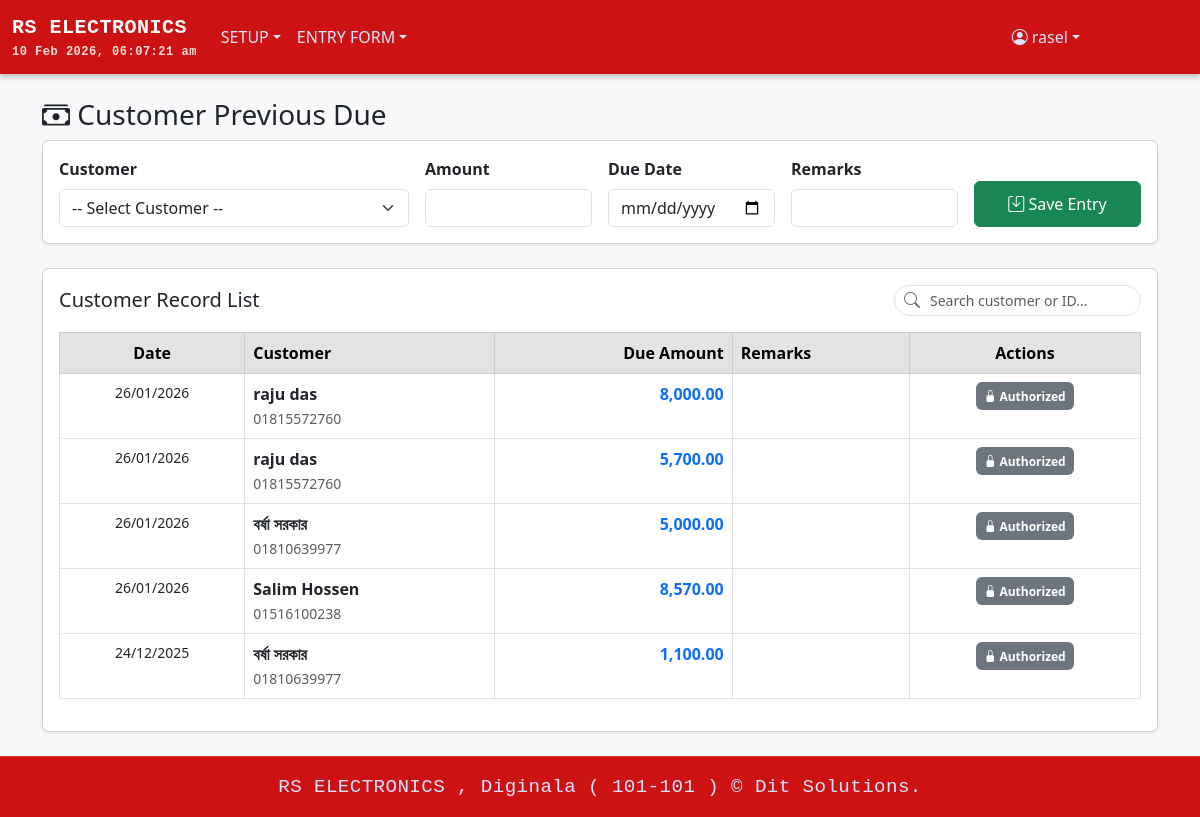
The page /previous_due.php (signed in) on the database as committed earlier.
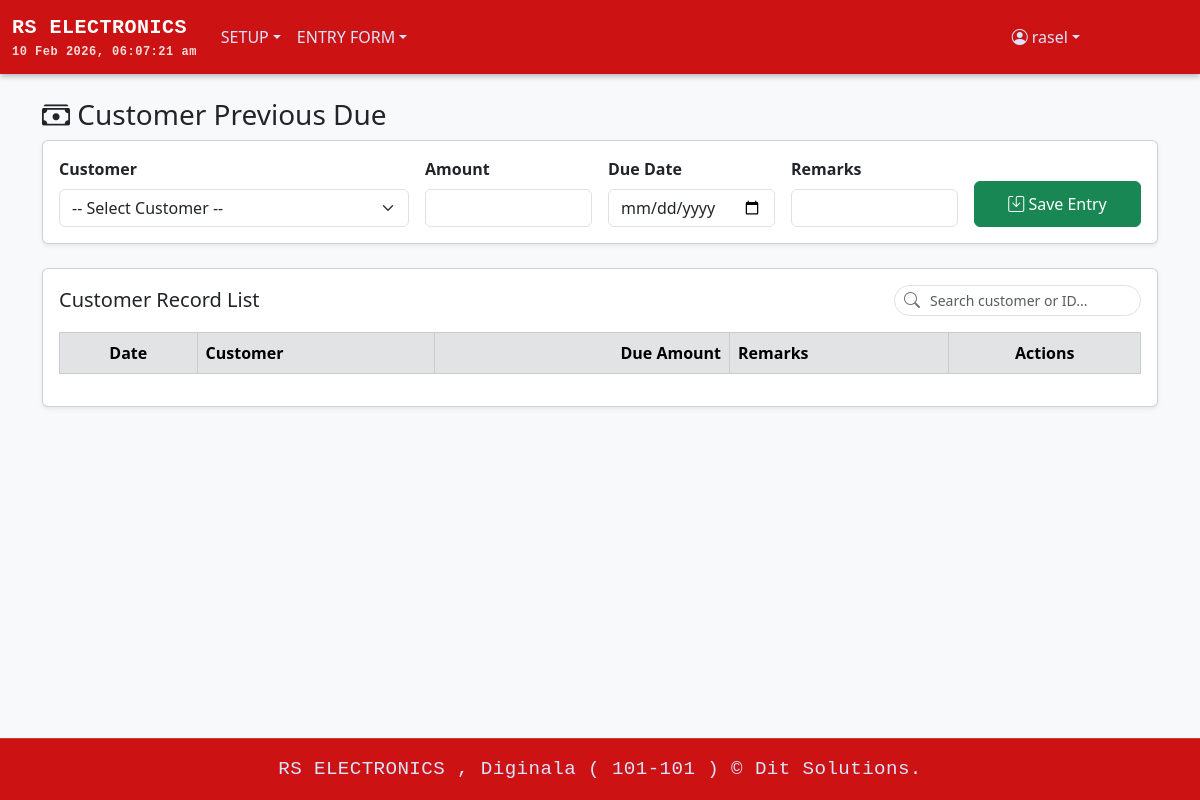
The same page on the database as committed later.
### tables this page shows
CREATE TABLE `menu_info` (
  `MENU_ID` int(11) NOT NULL,
  `MENU_NAME` varchar(100) NOT NULL,
  `MENU_LINK` varchar(255) DEFAULT NULL,
  `PARENT_ID` int(11) DEFAULT NULL
);

CREATE TABLE `customer_previous_due` (
  `prev_due_id` varchar(50) NOT NULL,
  `customer_id` varchar(100) NOT NULL,
  `previous_due_amount` decimal(18,2) NOT NULL,
  `due_date` date DEFAULT NULL,
  `remarks` varchar(255) DEFAULT NULL,
  `entry_user` varchar(200) DEFAULT NULL,
  `entry_date` date DEFAULT NULL,
  `edit_user` varchar(200) DEFAULT NULL,
  `edit_date` datetime DEFAULT NULL,
  `delete_user` varchar(200) DEFAULT NULL,
  `delete_date` datetime DEFAULT NULL,
  `authorized_status` char(1) DEFAULT 'N',
  `authorized_user` varchar(100) DEFAULT NULL,
  `authorized_date` datetime DEFAULT NULL,
  `org_code` varchar(20) NOT NULL,
  `br_code` varchar(20) NOT NULL
);

CREATE TABLE `customer_info` (
  `customer_id` varchar(100) NOT NULL,
  `customer_name` varchar(200) DEFAULT NULL,
  `address` varchar(500) DEFAULT NULL,
  `customer_phone` varchar(15) DEFAULT NULL,
  `email` varchar(200) DEFAULT NULL,
  `reg_date` date DEFAULT NULL,
  `next_payment_date` date DEFAULT NULL,
  `gurantor_name` varchar(200) DEFAULT NULL,
  `gurantor_phone` varchar(15) DEFAULT NULL,
  `nid` varchar(50) DEFAULT NULL,
  `entry_date` datetime DEFAULT NULL,
  `entry_user` varchar(200) DEFAULT NULL,
  `edit_date` datetime DEFAULT NULL,
  `edit_user` varchar(200) DEFAULT NULL,
  `delete_user` varchar(200) DEFAULT NULL,
  `delete_date` datetime DEFAULT NULL,
  `delete_status` varchar(10) DEFAULT NULL,
  `org_code` varchar(20) NOT NULL,
  `br_code` varchar(20) NOT NULL
);

### previous_due.php (the view, shortened to what the changed rows need)
<?php
require 'db.php';
$user       = $_SESSION['user'] ?? null;
$brCode     = $user['br_code'] ?? '';
$orgCode    = $user['org_code'] ?? '';
$canEdit    = $user['can_edit'] ?? 0;
$canDelete  = $user['can_delete'] ?? 0;
$canApprove = $user['can_approve'] ?? 0;
$prevDueList = $pdo->query("SELECT p.*, c.customer_name, c.customer_phone FROM customer_previous_due p JOIN customer_info c ON p.customer_id=c.customer_id WHERE p.br_code='$brCode' AND p.org_code='$orgCode' ORDER BY p.entry_date DESC")->fetchAll();
?>
<!DOCTYPE html>
<html lang="en">
<head>
    <link href="https://cdn.jsdelivr.net/npm/bootstrap@5.3.0/dist/css/bootstrap.min.css" rel="stylesheet">
    <link rel="stylesheet" href="https://cdn.jsdelivr.net/npm/bootstrap-icons@1.11.3/font/bootstrap-icons.min.css">
</head>
<body class="bg-light">
<?php include 'header.php'; ?>
<div class="container py-4">
    <div class="card shadow-sm">
        <div class="card-body">
            <div class="table-responsive">
                <table class="table table-bordered table-hover border-3">
                    <thead class="table-secondary">
                        <tr>
                            <th class="text-center">Date</th>
                            <th>Customer</th>
                            <th class="text-end">Due Amount</th>
                            <th>Remarks</th>
                            <th class="text-center">Actions</th>
                        </tr>
                    </thead>
                    <tbody id="tableBody">
                        <?php foreach($prevDueList as $d):
                            $isAuth = ($d['authorized_status'] == 'Y');
                        ?>
                        <tr class="<?= $isAuth ? 'bg-light' : '' ?>">
                            <td class="text-center small"><?= date('d/m/Y', strtotime($d['entry_date'])) ?></td>
                            <td>
                                <strong><?= htmlspecialchars($d['customer_name']) ?></strong><br>
                                <small class="text-muted"><?= $d['customer_phone'] ?></small>
                            </td>
                            <td class="text-end fw-bold text-primary"><?= number_format($d['previous_due_amount'], 2) ?></td>
                            <td><small><?= htmlspecialchars($d['remarks']) ?></small></td>
                            <td>
                                <div class="d-flex gap-1 justify-content-center">
                                    <?php if(!$isAuth): ?>
                                        <?php if($canEdit): ?>
                                            <button class="btn btn-primary btn-action" onclick="editRow('<?= $d['prev_due_id'] ?>', '<?= $d['customer_id'] ?>', '<?= $d['previous_due_amount'] ?>', '<?= $d['due_date'] ?>', '<?= addslashes($d['remarks']) ?>')">
                                                <i class="bi bi-pencil"></i> Edit
                                            </button>
                                        <?php endif; ?>
                                        <?php if($canApprove): ?>
                                            <button class="btn btn-success btn-action" onclick="runAction('approve_id', '<?= $d['prev_due_id'] ?>', 'Approve this record?')">
                                                <i class="bi bi-check-lg"></i> Approve
                                            </button>
                                        <?php endif; ?>
                                        <?php if($canDelete): ?>
                                            <button class="btn btn-danger btn-action" onclick="runAction('delete_id', '<?= $d['prev_due_id'] ?>', 'Delete this record?')">
                                                <i class="bi bi-trash"></i> Delete
                                            </button>
                                        <?php endif; ?>
                                    <?php else: ?>
                                        <span class="badge bg-secondary py-2"><i class="bi bi-lock-fill"></i> Authorized</span>
                                    <?php endif; ?>
                                </div>
                            </td>
                        </tr>
                        <?php endforeach; ?>
                    </tbody>
                </table>
            </div>
        </div>
    </div>
</div>
<?php include 'footer.php'; ?>
</body>
</html>

### header.php (shortened to what the changed rows need)
<?php
$loginUserTypeId = $_SESSION['user']['user_type_id'] ?? '';
$sqlMenus = "SELECT m.MENU_ID, m.MENU_NAME, m.MENU_LINK, m.PARENT_ID
             FROM menu_info m
             INNER JOIN user_menu_view_permission ump
                 ON m.MENU_ID = ump.MENU_ID
             WHERE ump.USER_TYPE_ID = :user_type_id
               AND ump.CAN_VIEW = true
             ORDER BY m.MENU_ID";
$stmtMenus = $pdo->prepare($sqlMenus);
$stmtMenus->execute(['user_type_id' => $loginUserTypeId]);
$menus = $stmtMenus->fetchAll(PDO::FETCH_ASSOC);
$menuTree = [];
foreach ($menus as $menu) {
    $parentId = $menu['PARENT_ID'] ?: 0;
    $menuTree[$parentId][] = $menu;
}
?>
<!DOCTYPE html>
<html lang="en">
<head>
    <link href="https://cdn.jsdelivr.net/npm/bootstrap@5.3.0/dist/css/bootstrap.min.css" rel="stylesheet">
    <link href="https://cdn.jsdelivr.net/npm/bootstrap-icons@1.10.5/font/bootstrap-icons.css" rel="stylesheet">
</head>
<body>
<nav class="navbar navbar-expand-lg navbar-dark">
    <div class="container-fluid">
        <div class="collapse navbar-collapse" id="navbarContent">
            <ul class="navbar-nav me-auto mb-2 mb-lg-0">
                <?php
                if (isset($menuTree[0])) {
                    foreach ($menuTree[0] as $menu) {
                        $menuId = $menu['MENU_ID'];
                        if (isset($menuTree[$menuId])) {
                            echo '<li class="nav-item dropdown">';
                            echo '<a class="nav-link dropdown-toggle" href="#" role="button" data-bs-toggle="dropdown">'
                                . htmlspecialchars($menu['MENU_NAME']) . '</a>';
                            echo '<ul class="dropdown-menu">';
                            echo '</ul></li>';
                        } else {
                            echo '<li class="nav-item">';
                            echo '<a class="nav-link" href="' . htmlspecialchars($menu['MENU_LINK']) . '">'
                                . htmlspecialchars($menu['MENU_NAME']) . '</a></li>';
                        }
                    }
                }
                ?>
            </ul>
        </div>
    </div>
</nav>
</body>
</html>

Rows that differ between the two databases and show on the page:
removed customer_previous_due: entry_date "26/01/2026", customer.customer_name "raju das", customer.customer_phone "01815572760", previous_due_amount "8,000.00", authorized_status "Y" (drawn)
removed customer_previous_due: entry_date "26/01/2026", customer.customer_name "raju das", customer.customer_phone "01815572760", previous_due_amount "5,700.00", authorized_status "Y" (drawn)
removed customer_previous_due: entry_date "26/01/2026", customer.customer_name "বর্ষা সরকার", customer.customer_phone "01810639977", previous_due_amount "5,000.00", authorized_status "Y" (drawn)
removed customer_previous_due: entry_date "26/01/2026", customer.customer_name "Salim Hossen", customer.customer_phone "01516100238", previous_due_amount "8,570.00", authorized_status "Y" (drawn)
removed customer_previous_due: entry_date "24/12/2025", customer.customer_name "বর্ষা সরকার", customer.customer_phone "01810639977", previous_due_amount "1,100.00", authorized_status "Y" (drawn)
